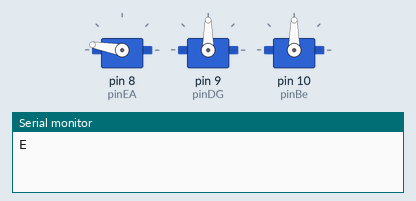
Recording of a sketch running on a simulated Arduino Uno, built with avr-gcc and run on an emulated ATmega328P. Parts: 3 × servo, the last lines printed to the serial monitor.

Above: at 3.1 s.
At 7.1 s:
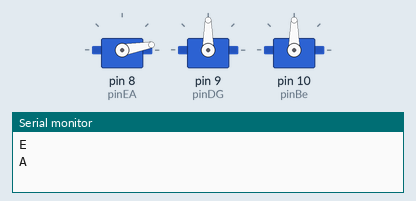
At 11.1 s:
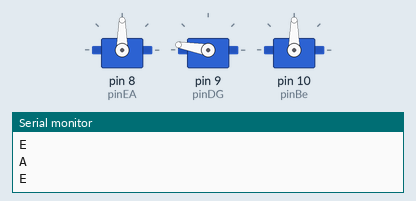
At 15.1 s:
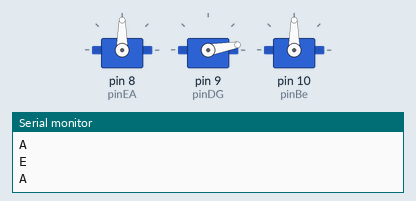
At 19.1 s:
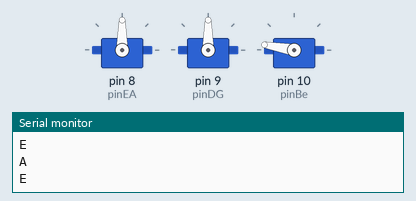
At 33.1 s:
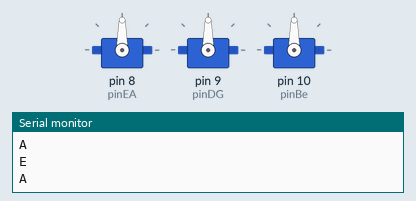
Timing chart, 0 to 40.0 s (numbered marks = the images above):
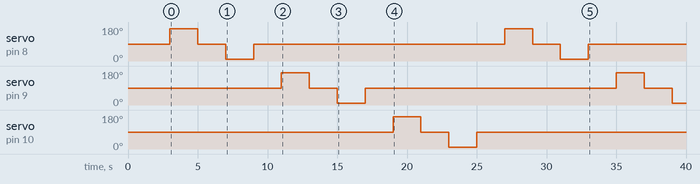

The sketch:

Fretboard_Test.ino
```cpp
/*
 * Test servo motors of for the GuitarBot fretboard hardware
 * 1. Initialize an array of type fretpin (pin, direction)
 *    - pin = the arduino digital output pin
 *    - direction = direction servo motor turns to press fret (1=clockwise, -1=anticlockwise)
 * 2. Setup
 *    - set the digital pins to OUTPUT mode and attach the servos
 *    - set servos to initial position (90 degrees)
 * 3. Main loop:
 *    - Go through each servo and turn clockwise and anticlockwise
 */
#include <Servo.h>

int pinEA = 8;
int pinDG = 9;
int pinBe = 10;

typedef struct {
    int pin;        // digital pin number
    int _direction; // direction of the servo (clockwise=1, counterclockwise=-1)
} fretpin;

fretpin fretpins[6] = {
    {22, -1}, // E
    {22,  1}, // A
    {23, -1}, // D
    {23,  1}, // G
    {24, -1}, // B
    {24,  1}, // e
};

Servo servoEA;
Servo servoDG;
Servo servoBe;

void setup() {
  Serial.begin(9600); // open the serial port at 9600 bps:
  // Set digital pins to OUTPUT mode
  pinMode(pinEA, OUTPUT);
  pinMode(pinDG, OUTPUT);
  pinMode(pinBe, OUTPUT);

  // Attach servo motors
  servoEA.attach(pinEA);
  servoDG.attach(pinDG);
  servoBe.attach(pinBe);

  // Set initial servo position (90 degrees)
  servoEA.write(90);
  delay(1000);
  servoDG.write(90);
  delay(1000);
  servoBe.write(90);
  delay(1000);

}

void loop() {
  // servo 1
  Serial.println("E");
  servoEA.write(170);
  delay(2000);
  servoEA.write(90);
  delay(2000);
  Serial.println("A");
  servoEA.write(10);
  delay(2000);
  servoEA.write(90);
  delay(2000);

  // servo 2
  Serial.println("E");
  servoDG.write(170);
  delay(2000);
  servoDG.write(90);
  delay(2000);
  Serial.println("A");
  servoDG.write(10);
  delay(2000);
  servoDG.write(90);
  delay(2000);

  // servo 3
  Serial.println("E");
  servoBe.write(170);
  delay(2000);
  servoBe.write(90);
  delay(2000);
  Serial.println("A");
  servoBe.write(10);
  delay(2000);
  servoBe.write(90);
  delay(2000);

}
```

Measured:
- by itself, servo on pin 8 (pinEA): 90° → 170° at 3.0 s, → 90° 2.0 s later, → 10° 2.0 s later, → 90° 2.0 s later, … (8 changes in this stretch)
- by itself, servo on pin 9 (pinDG): 90° → 170° at 11.0 s, → 90° 2.0 s later, → 10° 2.0 s later, → 90° 2.0 s later, … (7 changes in this stretch)
- by itself, servo on pin 10 (pinBe): 90° → 170° at 19.0 s, → 90° 2.0 s later, → 10° 2.0 s later, → 90° 2.0 s later
